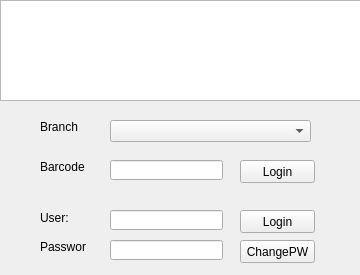
<?xml version="1.0" encoding="UTF-8"?>
<ui version="4.0">
 <class>Login</class>
 <widget class="QWidget" name="Login">
  <property name="geometry">
   <rect>
    <x>0</x>
    <y>0</y>
    <width>360</width>
    <height>275</height>
   </rect>
  </property>
  <property name="windowTitle">
   <string>Form</string>
  </property>
  <widget class="QPushButton" name="pushButton_adminlog">
   <property name="geometry">
    <rect>
     <x>240</x>
     <y>210</y>
     <width>75</width>
     <height>23</height>
    </rect>
   </property>
   <property name="text">
    <string>Login</string>
   </property>
  </widget>
  <widget class="QPushButton" name="pushButton_adminchange">
   <property name="geometry">
    <rect>
     <x>240</x>
     <y>240</y>
     <width>75</width>
     <height>23</height>
    </rect>
   </property>
   <property name="text">
    <string>ChangePW</string>
   </property>
  </widget>
  <widget class="QLineEdit" name="lineEdit_user">
   <property name="geometry">
    <rect>
     <x>110</x>
     <y>210</y>
     <width>113</width>
     <height>20</height>
    </rect>
   </property>
  </widget>
  <widget class="QLineEdit" name="lineEdit_password">
   <property name="geometry">
    <rect>
     <x>110</x>
     <y>240</y>
     <width>113</width>
     <height>20</height>
    </rect>
   </property>
  </widget>
  <widget class="QLabel" name="label_user">
   <property name="geometry">
    <rect>
     <x>40</x>
     <y>210</y>
     <width>31</width>
     <height>16</height>
    </rect>
   </property>
   <property name="text">
    <string>User:</string>
   </property>
   <property name="scaledContents">
    <bool>false</bool>
   </property>
  </widget>
  <widget class="QLabel" name="label_password">
   <property name="geometry">
    <rect>
     <x>40</x>
     <y>240</y>
     <width>46</width>
     <height>13</height>
    </rect>
   </property>
   <property name="text">
    <string>Password:</string>
   </property>
  </widget>
  <widget class="QLineEdit" name="lineEdit_barcode">
   <property name="geometry">
    <rect>
     <x>110</x>
     <y>160</y>
     <width>113</width>
     <height>20</height>
    </rect>
   </property>
  </widget>
  <widget class="QPushButton" name="pushButton_readlog">
   <property name="geometry">
    <rect>
     <x>240</x>
     <y>160</y>
     <width>75</width>
     <height>23</height>
    </rect>
   </property>
   <property name="text">
    <string>Login</string>
   </property>
  </widget>
  <widget class="QLabel" name="label_barcode">
   <property name="geometry">
    <rect>
     <x>40</x>
     <y>160</y>
     <width>46</width>
     <height>13</height>
    </rect>
   </property>
   <property name="text">
    <string>Barcode</string>
   </property>
  </widget>
  <widget class="QGraphicsView" name="graphicsView">
   <property name="geometry">
    <rect>
     <x>0</x>
     <y>0</y>
     <width>361</width>
     <height>101</height>
    </rect>
   </property>
  </widget>
  <widget class="QComboBox" name="comboBox">
   <property name="geometry">
    <rect>
     <x>110</x>
     <y>120</y>
     <width>201</width>
     <height>22</height>
    </rect>
   </property>
  </widget>
  <widget class="QLabel" name="label">
   <property name="geometry">
    <rect>
     <x>40</x>
     <y>120</y>
     <width>46</width>
     <height>13</height>
    </rect>
   </property>
   <property name="text">
    <string>Branch</string>
   </property>
  </widget>
 </widget>
 <resources/>
 <connections/>
</ui>
